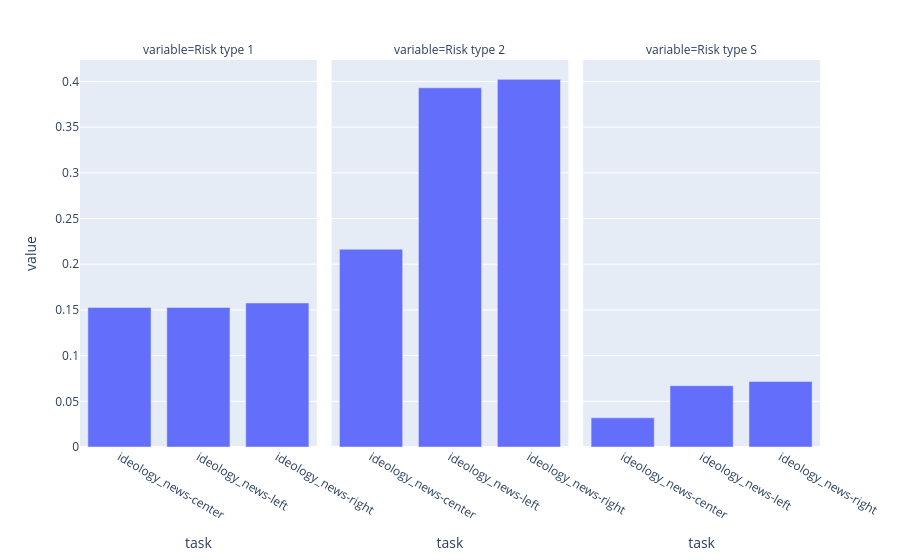

The code cell stored with this chart in its notebook:
### Code cell
import plotly.express as px


result = []

for task, sub_df in df.groupby("task"):
    result += [{
        "task": task,
        "Risk type 1": get_risk(sub_df, "error_type_1"),
        "Risk type 1 (support)": get_risk_support(sub_df, "error_type_1"),
        "Risk type 2": get_risk(sub_df, "error_type_2"),
        "Risk type 2 (support)": get_risk_support(sub_df, "error_type_2"),
        "Risk type S": get_risk(sub_df, "error_type_S"),
        "Risk type S (support)": get_risk_support(sub_df, "error_type_S"),
    }]
result = pd.DataFrame(result)

plot_df = result.melt(id_vars=["task"], value_vars=["Risk type 1", "Risk type 2", "Risk type S"])
px.bar(plot_df, x="task", y="value", facet_col="variable")

### Figure 1 — Plotly figure (JSON) as saved in the notebook; plotly's stock layout.template omitted (floating-point values rounded to 4 significant figures)
{"data": [{"hovertemplate": "variable=Risk type 1<br>task=%{x}<br>value=%{y}<extra></extra>", "legendgroup": "", "marker": {"color": "#636efa", "pattern": {"shape": ""}}, "name": "", "orientation": "v", "showlegend": false, "textposition": "auto", "type": "bar", "x": ["ideology_news-center", "ideology_news-left", "ideology_news-right"], "xaxis": "x", "y": [0.1527, 0.1527, 0.1576], "yaxis": "y"}, {"hovertemplate": "variable=Risk type 2<br>task=%{x}<br>value=%{y}<extra></extra>", "legendgroup": "", "marker": {"color": "#636efa", "pattern": {"shape": ""}}, "name": "", "orientation": "v", "showlegend": false, "textposition": "auto", "type": "bar", "x": ["ideology_news-center", "ideology_news-left", "ideology_news-right"], "xaxis": "x2", "y": [0.2164, 0.3931, 0.4023], "yaxis": "y2"}, {"hovertemplate": "variable=Risk type S<br>task=%{x}<br>value=%{y}<extra></extra>", "legendgroup": "", "marker": {"color": "#636efa", "pattern": {"shape": ""}}, "name": "", "orientation": "v", "showlegend": false, "textposition": "auto", "type": "bar", "x": ["ideology_news-center", "ideology_news-left", "ideology_news-right"], "xaxis": "x3", "y": [0.03199, 0.06707, 0.07178], "yaxis": "y3"}], "layout": {"annotations": [{"font": {}, "showarrow": false, "text": "variable=Risk type 1", "x": 0.16, "xanchor": "center", "xref": "paper", "y": 1, "yanchor": "bottom", "yref": "paper"}, {"font": {}, "showarrow": false, "text": "variable=Risk type 2", "x": 0.5, "xanchor": "center", "xref": "paper", "y": 1, "yanchor": "bottom", "yref": "paper"}, {"font": {}, "showarrow": false, "text": "variable=Risk type S", "x": 0.84, "xanchor": "center", "xref": "paper", "y": 1, "yanchor": "bottom", "yref": "paper"}], "barmode": "relative", "legend": {"tracegroupgap": 0}, "margin": {"t": 60}, "xaxis": {"anchor": "y", "domain": [0, 0.32], "title": {"text": "task"}}, "xaxis2": {"anchor": "y2", "domain": [0.34, 0.66], "matches": "x", "title": {"text": "task"}}, "xaxis3": {"anchor": "y3", "domain": [0.68, 1.0], "matches": "x", "title": {"text": "task"}}, "yaxis": {"anchor": "x", "domain": [0, 1], "title": {"text": "value"}}, "yaxis2": {"anchor": "x2", "domain": [0, 1], "matches": "y", "showticklabels": false}, "yaxis3": {"anchor": "x3", "domain": [0, 1], "matches": "y", "showticklabels": false}}}
